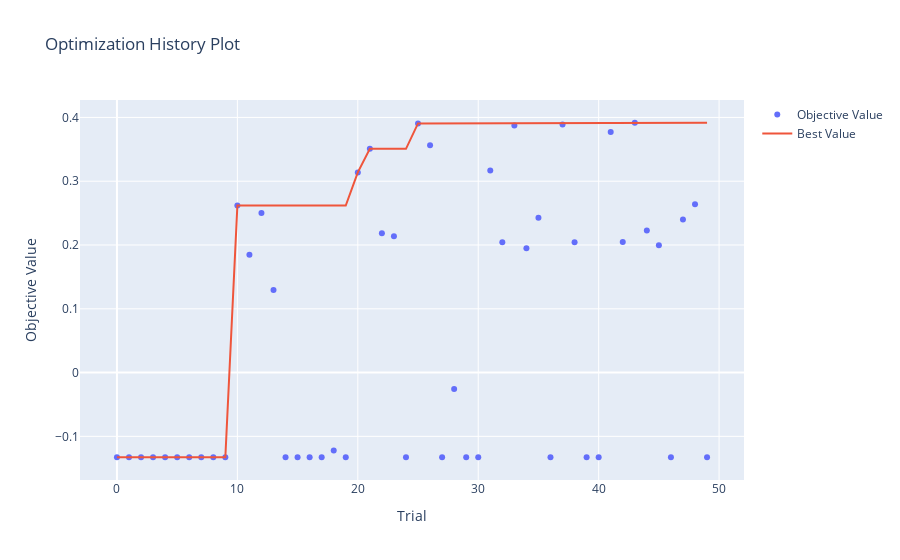

The notebook cell saved with this chart:
### Code cell
optuna.visualization.plot_optimization_history(study_lgbm)
